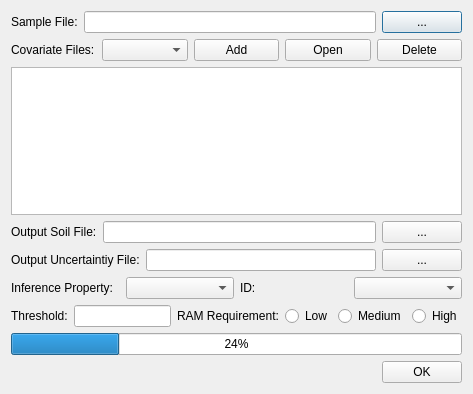
<?xml version="1.0" encoding="UTF-8"?>
<ui version="4.0">
 <class>soilInferenceFromSamples</class>
 <widget class="QDialog" name="soilInferenceFromSamples">
  <property name="geometry">
   <rect>
    <x>0</x>
    <y>0</y>
    <width>473</width>
    <height>394</height>
   </rect>
  </property>
  <property name="windowTitle">
   <string>Dialog</string>
  </property>
  <layout class="QVBoxLayout" name="verticalLayout">
   <item>
    <layout class="QHBoxLayout" name="horizontalLayout">
     <item>
      <widget class="QLabel" name="label">
       <property name="text">
        <string>Sample File:</string>
       </property>
      </widget>
     </item>
     <item>
      <widget class="QLineEdit" name="SampleFileName_lineEdit"/>
     </item>
     <item>
      <widget class="QPushButton" name="SampleFileRead_btn">
       <property name="text">
        <string>...</string>
       </property>
      </widget>
     </item>
    </layout>
   </item>
   <item>
    <layout class="QHBoxLayout" name="horizontalLayout_2">
     <item>
      <widget class="QLabel" name="label_3">
       <property name="text">
        <string>Covariate Files:</string>
       </property>
      </widget>
     </item>
     <item>
      <widget class="QComboBox" name="Layers_comboBox"/>
     </item>
     <item>
      <widget class="QPushButton" name="CovariateFileRead_btn">
       <property name="text">
        <string>Add</string>
       </property>
      </widget>
     </item>
     <item>
      <widget class="QPushButton" name="CovariateFileNew_btn">
       <property name="text">
        <string>Open</string>
       </property>
      </widget>
     </item>
     <item>
      <widget class="QPushButton" name="CovariateFileDelete_btn">
       <property name="text">
        <string>Delete</string>
       </property>
      </widget>
     </item>
    </layout>
   </item>
   <item>
    <widget class="QTableWidget" name="CovariateFiles_tableWidget"/>
   </item>
   <item>
    <layout class="QHBoxLayout" name="horizontalLayout_7">
     <item>
      <widget class="QLabel" name="label_5">
       <property name="text">
        <string>Output Soil File:</string>
       </property>
      </widget>
     </item>
     <item>
      <widget class="QLineEdit" name="OutputSoilFile_lineEdit"/>
     </item>
     <item>
      <widget class="QPushButton" name="SoilFileCreate_btn">
       <property name="text">
        <string>...</string>
       </property>
      </widget>
     </item>
    </layout>
   </item>
   <item>
    <layout class="QHBoxLayout" name="horizontalLayout_8">
     <item>
      <widget class="QLabel" name="label_6">
       <property name="text">
        <string>Output Uncertaintiy File:</string>
       </property>
      </widget>
     </item>
     <item>
      <widget class="QLineEdit" name="OutputUncerFile_lineEdit"/>
     </item>
     <item>
      <widget class="QPushButton" name="UncerFileCreate_btn">
       <property name="text">
        <string>...</string>
       </property>
      </widget>
     </item>
    </layout>
   </item>
   <item>
    <layout class="QHBoxLayout" name="horizontalLayout_11">
     <item>
      <layout class="QHBoxLayout" name="horizontalLayout_5">
       <item>
        <widget class="QLabel" name="label_2">
         <property name="text">
          <string>Inference Property:</string>
         </property>
        </widget>
       </item>
       <item>
        <widget class="QComboBox" name="InferedProperty_comboBox"/>
       </item>
      </layout>
     </item>
     <item>
      <layout class="QHBoxLayout" name="horizontalLayout_6">
       <item>
        <widget class="QLabel" name="label_7">
         <property name="text">
          <string>ID:</string>
         </property>
        </widget>
       </item>
       <item>
        <widget class="QComboBox" name="ID_comboBox"/>
       </item>
      </layout>
     </item>
    </layout>
   </item>
   <item>
    <layout class="QHBoxLayout" name="horizontalLayout_10">
     <item>
      <layout class="QHBoxLayout" name="horizontalLayout_9">
       <item>
        <widget class="QLabel" name="label_8">
         <property name="text">
          <string>Threshold:</string>
         </property>
        </widget>
       </item>
       <item>
        <widget class="QLineEdit" name="Threshold_lineEdit"/>
       </item>
      </layout>
     </item>
     <item>
      <layout class="QHBoxLayout" name="horizontalLayout_4">
       <item>
        <widget class="QLabel" name="label_4">
         <property name="text">
          <string>RAM Requirement:</string>
         </property>
        </widget>
       </item>
       <item>
        <widget class="QRadioButton" name="RAMEfficient_low_rbtn">
         <property name="text">
          <string>Low</string>
         </property>
        </widget>
       </item>
       <item>
        <widget class="QRadioButton" name="RAMEfficient_medium_rbtn">
         <property name="text">
          <string>Medium</string>
         </property>
        </widget>
       </item>
       <item>
        <widget class="QRadioButton" name="RAMEfficient_high_rbtn">
         <property name="text">
          <string>High</string>
         </property>
        </widget>
       </item>
      </layout>
     </item>
    </layout>
   </item>
   <item>
    <widget class="QProgressBar" name="progressBar">
     <property name="value">
      <number>24</number>
     </property>
    </widget>
   </item>
   <item>
    <layout class="QHBoxLayout" name="horizontalLayout_3">
     <item>
      <spacer name="horizontalSpacer_2">
       <property name="orientation">
        <enum>Qt::Horizontal</enum>
       </property>
       <property name="sizeHint" stdset="0">
        <size>
         <width>40</width>
         <height>20</height>
        </size>
       </property>
      </spacer>
     </item>
     <item>
      <widget class="QPushButton" name="InferFromSmaples_OK_btn">
       <property name="text">
        <string>OK</string>
       </property>
      </widget>
     </item>
    </layout>
   </item>
  </layout>
 </widget>
 <resources/>
 <connections/>
</ui>
